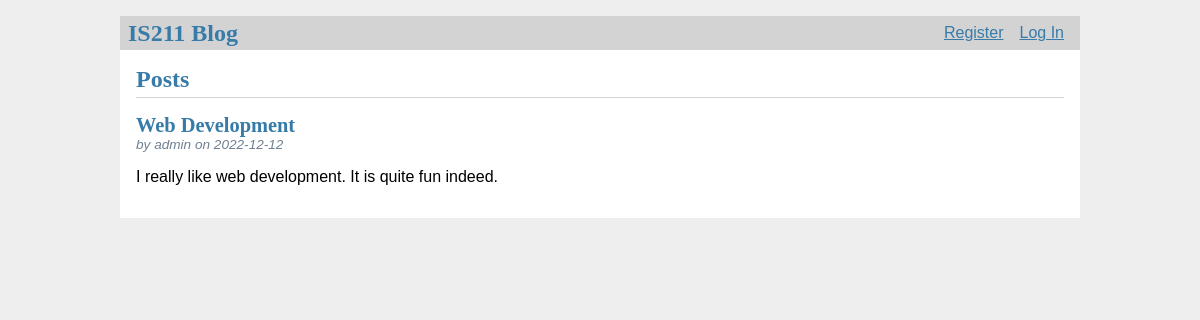
Before: / with the older database file.
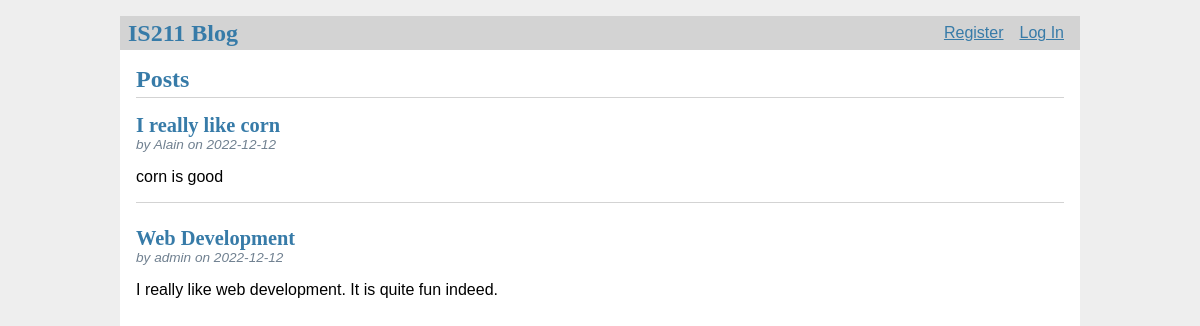
After: the same page with the newer database file.
### tables this page shows
CREATE TABLE post (
  id INTEGER PRIMARY KEY AUTOINCREMENT,
  author_id INTEGER NOT NULL,
  created TIMESTAMP NOT NULL DEFAULT CURRENT_TIMESTAMP,
  title TEXT NOT NULL,
  body TEXT NOT NULL,
  FOREIGN KEY (author_id) REFERENCES user (id)
);

CREATE TABLE user (
  id INTEGER PRIMARY KEY AUTOINCREMENT,
  username TEXT UNIQUE NOT NULL,
  password TEXT NOT NULL
);

### IS211_FinalProject.py (the view)
@app.route('/')
def dashboard():
    db = get_db()
    posts = db.execute(
        "SELECT p.id, title, body, created, author_id, username"
        " FROM post p JOIN user u ON p.author_id = u.id"
        " ORDER BY created DESC"
    ).fetchall()
    return render_template('dashboard.html', posts=posts)

### IS211_FinalProject.py (called while the page is built)
def get_db():
    db = lite.connect(
        app.config['DATABASE'],
        detect_types=lite.PARSE_DECLTYPES
        )
    db.row_factory = lite.Row
    return db

@app.before_request
def load_logged_in_user():
    user_id = session.get('user_id')
    if user_id is None:
        g.user = None
    else:
        g.user = get_db().execute(
            'SELECT * FROM user WHERE id = ?', (user_id,)
        ).fetchone()

### templates/dashboard.html (shortened to what this page needs)
{% extends 'base.html' %}
{% block header %}
  <h1>{% block title %}Posts{% endblock %}</h1>
{% endblock %}
{% block content %}
  {% for post in posts %}
    <article class="post">
      <header>
        <div>
          <h1>{{ post['title'] }}</h1>
          <div class="about">by {{ post['username'] }} on {{ post['created'].strftime('%Y-%m-%d') }}</div>
        </div>
      </header>
      <p class="body">{{ post['body'] }}</p>
    </article>
    {% if not loop.last %}
      <hr>
    {% endif %}
  {% endfor %}
{% endblock %}

### templates/base.html (shortened to what this page needs)
<!doctype html>
<link rel="stylesheet" href="{{ url_for('static', filename='style.css') }}">
<nav>
  <h1>IS211 Blog</h1>
  <ul>
    {% if g.user %}
      <li><span>{{ g.user['username'] }}</span>
      <li><a href="{{ '/logout' }}">Log Out</a>
    {% else %}
      <li><a href="{{ '/register' }}">Register</a>
      <li><a href="{{ '/login' }}">Log In</a>
    {% endif %}
  </ul>
</nav>
<section class="content">
  <header>
    {% block header %}{% endblock %}
  </header>
  {% block content %}{% endblock %}
</section>

### static/style.css (style rules this page uses)
h1 { font-family: serif; color: #377ba8; margin: 1rem 0; }
a { color: #377ba8; }
hr { border: none; border-top: 1px solid lightgray; }
nav { background: lightgray; display: flex; align-items: center; padding: 0 0.5rem; }
nav h1 { flex: auto; margin: 0; }
nav ul { display: flex; list-style: none; margin: 0; padding: 0; }
nav ul li a, nav ul li span, header .action { display: block; padding: 0.5rem; }
.content { padding: 0 1rem 1rem; }
.content > header { border-bottom: 1px solid lightgray; display: flex; align-items: flex-end; }
.content > header h1 { flex: auto; margin: 1rem 0 0.25rem 0; }
.post > header { display: flex; align-items: flex-end; font-size: 0.85em; }
.post > header > div:first-of-type { flex: auto; }
.post > header h1 { font-size: 1.5em; margin-bottom: 0; }
.post .about { color: slategray; font-style: italic; }
.post .body { white-space: pre-line; }
.content:last-child { margin-bottom: 0; }

Changed rows visible on the page:
added post: title "I really like corn", username "Alain", created "2022-12-12", body "corn is good"
